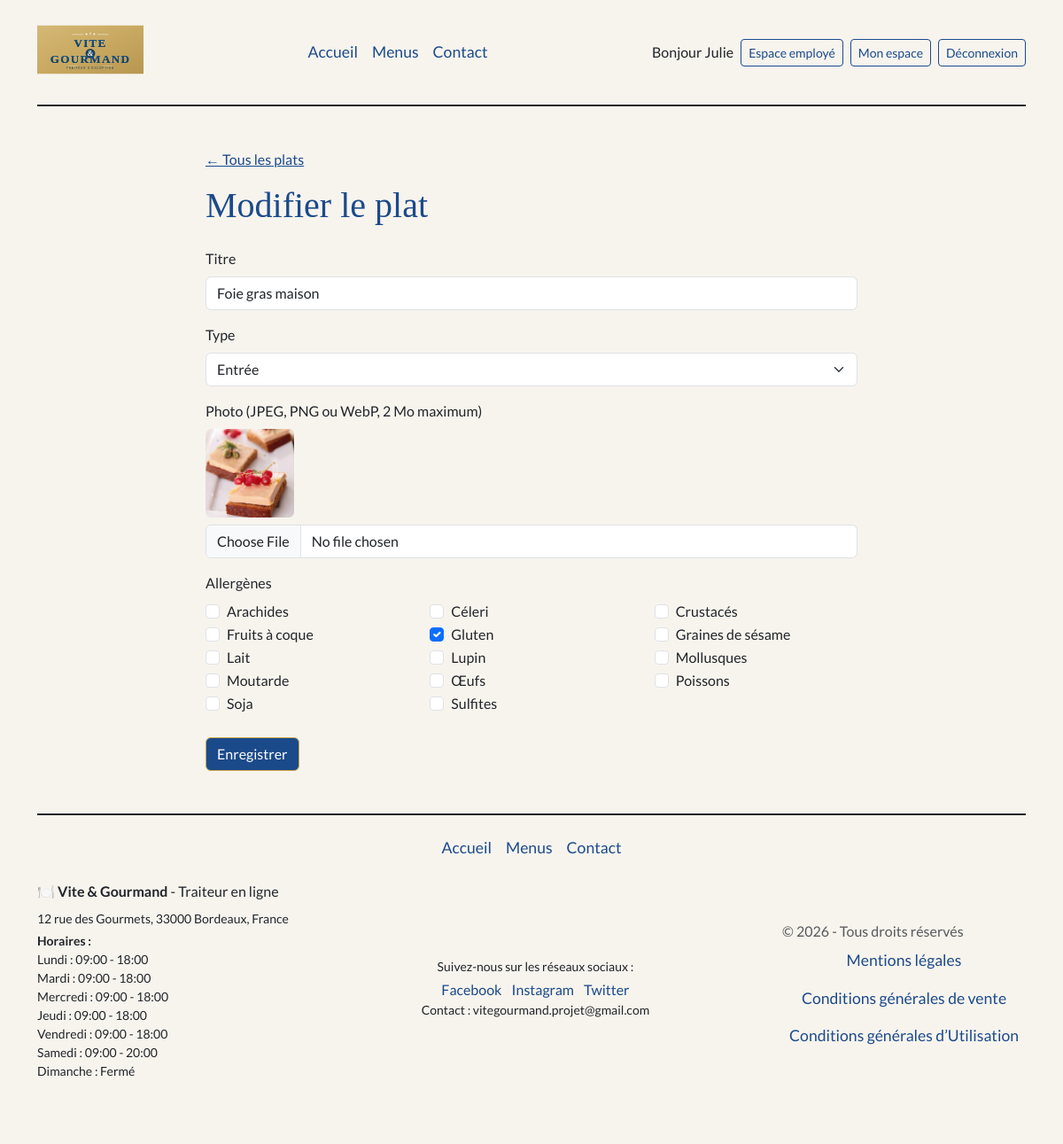
The page /index.php?controller=employe&action=plat&id=2 (signed in) on the database its author committed.
### tables this page shows
CREATE TABLE `plat` (
  `plat_id` INT NOT NULL AUTO_INCREMENT,
  `titre_plat` VARCHAR(100) NOT NULL,
  `photo` VARCHAR(255) NOT NULL,
  `type_plat` VARCHAR(20) NOT NULL,
  PRIMARY KEY (`plat_id`)
);

CREATE TABLE `allergene` (
  `allergene_id` INT NOT NULL AUTO_INCREMENT,
  `libelle` VARCHAR(50) NOT NULL,
  PRIMARY KEY (`allergene_id`)
);

CREATE TABLE `horaire` (
  `horaire_id` INT NOT NULL AUTO_INCREMENT,
  `jour` VARCHAR(10) NOT NULL,
  `heure_ouverture` TIME DEFAULT NULL,
  `heure_fermeture` TIME DEFAULT NULL,
  PRIMARY KEY (`horaire_id`)
);

### index.php (called while the page is built, shortened)
<?php
spl_autoload_register(function (string $class) {
    $file = __DIR__ . '/' . str_replace('\\', '/', $class) . '.php';
});
$controller = new Controller();
$controller->route();

### App/Db/Mysql.php (called while the page is built, shortened)
<?php
class Mysql
{
    private $db_name;
    private $db_user;
    private $db_password;
    private $db_port;
    private $db_host;
    private $pdo = null;
    private static $_instance = null;
    public static function getInstance():self
    {
        if (is_null(self::$_instance)) {
            self::$_instance = new Mysql();
        }
        return self::$_instance;
    }
    public function getPDO():\PDO
    {
        if (is_null($this->pdo)) {
            $this->pdo = new \PDO('mysql:dbname=' . $this->db_name . ';charset=utf8;host=' . $this->db_host.':'.$this->db_port, $this->db_user, $this->db_password);
        }
        return $this->pdo;
    }
}

### App/Repository/Repository.php (called while the page is built, shortened)
<?php
class Repository
{
    public function __construct()
    {
        $mysql = Mysql::getInstance();
        $this->pdo = $mysql->getPDO();
    }
}

### App/Repository/PlatRepository.php (called while the page is built, shortened)
<?php
class PlatRepository extends Repository
{
    public function findOneById(int $id): Plat|bool
    {
        $query = $this->pdo->prepare('SELECT * FROM plat WHERE plat_id = :id');
        $query->execute(['id' => $id]);
        $plat = $query->fetch($this->pdo::FETCH_ASSOC);
        return $plat ? Plat::createAndHydrate($plat) : false;
    }
    public function findAllergeneIds(int $platId): array
    {
        $query = $this->pdo->prepare('SELECT allergene_id FROM plat_allergene WHERE plat_id = :id');
        $query->execute(['id' => $platId]);
        return $query->fetchAll($this->pdo::FETCH_COLUMN);
    }
}

### App/Entity/Entity.php (called while the page is built, shortened)
<?php
class Entity
{
    public static function createAndHydrate(array $data): static
    {
        $entity = new static();
        $entity->hydrate($data);
        return $entity;
    }
    public function hydrate(array $data)
    {
        if (count($data) > 0) {
            foreach ($data as $key => $value) {
                $methodName = 'set' . StringTools::toPascalCase($key);
            }
        }
    }
}

### App/Tools/StringTools.php (called while the page is built, shortened)
<?php
class StringTools
{
    public static function toCamelCase(string $value, $pascalCase = false): string
    {
        $value = ucwords(str_replace(array('-', '_'), ' ', $value));
        $value = str_replace(' ', '', $value);
        if ($pascalCase === false) {
            return lcfirst($value);
        } else {
            return $value;
        }
    }
    public static function toPascalCase(string $value): string
    {
        return self::toCamelCase($value, true);
    }
}

### App/Entity/Plat.php (called while the page is built, shortened)
<?php
class Plat extends Entity
{
    protected ?int $plat_id = null;
    protected ?string $titre_plat = null;
    protected ?string $photo = null;
    protected ?string $type_plat = null;
    public function getPlatId(): ?int
    {
        return $this->plat_id;
    }
    public function setPlatId(?int $plat_id): self
    {
        $this->plat_id = $plat_id;
        return $this;
    }
    public function getTitrePlat(): ?string
    {
        return $this->titre_plat;
    }
    public function setTitrePlat(?string $titre_plat): self
    {
        $this->titre_plat = $titre_plat;
        return $this;
    }
    public function getPhoto(): ?string
    {
        return $this->photo;
    }
    public function setPhoto(?string $photo): self
    {
        $this->photo = $photo;
        return $this;
    }
    public function getTypePlat(): ?string
    {
        return $this->type_plat;
    }
    public function setTypePlat(?string $type_plat): self
    {
        $this->type_plat = $type_plat;
        return $this;
    }
}

### App/Repository/AllergeneRepository.php (called while the page is built, shortened)
<?php
class AllergeneRepository extends Repository
{
    public function findAll(): array
    {
        $query = $this->pdo->prepare('SELECT * FROM allergene ORDER BY libelle');
        $query->execute();
        $allergenes = [];
        foreach ($query->fetchAll($this->pdo::FETCH_ASSOC) as $allergene) {
            $allergenes[] = Allergene::createAndHydrate($allergene);
        }
        return $allergenes;
    }
}

### App/Entity/Allergene.php (called while the page is built, shortened)
<?php
class Allergene extends Entity
{
    protected ?int $allergene_id = null;
    protected ?string $libelle = null;
    public function getAllergeneId(): ?int
    {
        return $this->allergene_id;
    }
    public function setAllergeneId(?int $allergene_id): self
    {
        $this->allergene_id = $allergene_id;
        return $this;
    }
    public function getLibelle(): ?string
    {
        return $this->libelle;
    }
    public function setLibelle(?string $libelle): self
    {
        $this->libelle = $libelle;
        return $this;
    }
}

### App/Config/menu.php (called while the page is built)
<?php
return [
    ['label' => 'Accueil', 'controller' => 'page', 'action' => 'accueil'],
    ['label' => 'Menus', 'controller' => 'menu', 'action' => 'list'],
    ['label' => 'Contact', 'controller' => 'contact', 'action' => 'index'],
];

### App/Tools/NavigationTools.php (called while the page is built, shortened)
<?php
class NavigationTools
{
    public static function addActiveClass($controller, $action)
    {
        return '';
    }
}

### App/Entity/Horaire.php (called while the page is built, shortened)
<?php
class Horaire extends Entity
{
    protected ?string $jour = null;
    protected ?string $heure_ouverture = null;
    protected ?string $heure_fermeture = null;
    public function getJour(): ?string
    {
        return $this->jour;
    }
    public function setJour(?string $jour): self
    {
        $this->jour = $jour;
        return $this;
    }
    public function getHeureOuverture(): ?string
    {
        return $this->heure_ouverture;
    }
    public function setHeureOuverture(?string $heure_ouverture): self
    {
        $this->heure_ouverture = $heure_ouverture;
        return $this;
    }
    public function getHeureFermeture(): ?string
    {
        return $this->heure_fermeture;
    }
    public function setHeureFermeture(?string $heure_fermeture): self
    {
        $this->heure_fermeture = $heure_fermeture;
        return $this;
    }
}

### App/Repository/HoraireRepository.php (called while the page is built, shortened)
<?php
class HoraireRepository extends Repository
{
    public function findAll(): array
    {
        $query = $this->pdo->prepare('SELECT * FROM horaire ORDER BY horaire_id');
        $query->execute();
        $horaires = [];
        foreach ($query->fetchAll($this->pdo::FETCH_ASSOC) as $horaire) {
            $horaires[] = Horaire::createAndHydrate($horaire);
        }
        return $horaires;
    }
}

### templates/employe/plat_form.php (the view, shortened to what this page needs)
<?php require_once _ROOTPATH_ . '/templates/header.php';
?>
<div class="container my-5">
    <div class="row justify-content-center">
        <div class="col-12 col-lg-8">
            <a href="index.php?controller=employe&action=plats" class="d-inline-block mb-3">← Tous les plats</a>
            <h1 class="mb-4"><?= $plat->getPlatId() ? 'Modifier le plat' : 'Ajouter un plat' ?></h1>
            <form method="POST" enctype="multipart/form-data">
                <div class="mb-3">
                    <label for="titre_plat" class="form-label">Titre</label>
                    <input type="text" id="titre_plat" name="titre_plat" class="form-control" value="<?= htmlspecialchars($plat->getTitrePlat() ?? '') ?>" required>
                </div>
                <div class="mb-3">
                    <label for="type_plat" class="form-label">Type</label>
                    <select id="type_plat" name="type_plat" class="form-select" required>
                        <?php foreach (['entrée' => 'Entrée', 'plat' => 'Plat', 'dessert' => 'Dessert'] as $valeur => $libelle) { ?>
                            <option value="<?= $valeur ?>" <?= $plat->getTypePlat() === $valeur ? 'selected' : '' ?>><?= $libelle ?></option>
                        <?php } ?>
                    </select>
                </div>
                <div class="mb-3">
                    <label for="photo" class="form-label">Photo (JPEG, PNG ou WebP, 2 Mo maximum)</label>
                    <?php if ($plat->getPhoto()) { ?>
                        <div class="mb-2">
                            <img src="/public/assets/images/plats/<?= htmlspecialchars($plat->getPhoto()) ?>" alt="Photo actuelle" style="width: 100px; height: 100px; object-fit: cover;" class="rounded">
                        </div>
                    <?php } ?>
                    <input type="file" id="photo" name="photo" class="form-control" accept="image/jpeg,image/png,image/webp">
                </div>
                <fieldset class="mb-4">
                    <legend class="form-label fs-6">Allergènes</legend>
                    <div class="row">
                        <?php foreach ($allergenes as $allergene) {
                            $aid = $allergene->getAllergeneId();
                        ?>
                            <div class="col-6 col-md-4">
                                <div class="form-check">
                                    <input class="form-check-input" type="checkbox" name="allergenes[]" value="<?= $aid ?>" id="allergene_<?= $aid ?>" <?= in_array($aid, $allergenesCoches) ? 'checked' : '' ?>>
                                    <label class="form-check-label" for="allergene_<?= $aid ?>"><?= htmlspecialchars($allergene->getLibelle()) ?></label>
                                </div>
                            </div>
                        <?php } ?>
                    </div>
                </fieldset>
                <button type="submit" name="savePlat" class="btn btn-primary">Enregistrer</button>
            </form>
        </div>
    </div>
</div>
<?php require_once _ROOTPATH_ . '/templates/footer.php'; ?>

### templates/footer.php (shortened to what this page needs)
<?php
$mainMenu = require __DIR__ . '/../App/Config/menu.php';
?>
</main>
<div class="container">
    <footer class="d-flex flex-column align-items-center py-3 my-4 border-top border-dark border-2">
        <ul class="nav w-100 justify-content-center align-items-center list-unstyled mb-3">
            <?php foreach ($mainMenu as $item) {  ?>
                <li><a href="/index.php?controller=<?= $item['controller'] ?>&action=<?= $item['action'] ?> " class="nav-link px-2 <?= NavigationTools::addActiveClass($item['controller'], $item['action']) ?>"><?= $item['label'] ?></a></li>
            <?php } ?>
        </ul>
        <div class="w-100 d-flex flex-column flex-md-row justify-content-between align-items-center mb-3">
            <div class="mb-3 mb-md-0 text-center text-md-start">
                <p class="mb-2"> 🍽️ <strong>Vite & Gourmand</strong> - Traiteur en ligne</p>
                <p class=" mb-1 small">12 rue des Gourmets, 33000 Bordeaux, France</p>
                <p class="mb2 small">
                    <strong>Horaires :</strong><br>
                    <?php foreach ($horairesFooter ?? [] as $horaire) { ?>
                        <?= htmlspecialchars(ucfirst($horaire->getJour())) ?> :
                        <?php if ($horaire->getHeureOuverture()) { ?>
                            <?= substr($horaire->getHeureOuverture(), 0, 5) ?> - <?= substr($horaire->getHeureFermeture(), 0, 5) ?>
                        <?php } else { ?>
                            Fermé
                        <?php } ?>
                        <br>
                    <?php } ?>
                </p>
            </div>
            <div class="mb-3 mb-md-0 text-center">
                <p class="mb-1 small">Suivez-nous sur les réseaux sociaux :</p>
                <a href="#" class="text-decoration-none me-2">Facebook</a>
                <a href="#" class="text-decoration-none me-2">Instagram</a>
                <a href="#" class="text-decoration-none">Twitter</a>
                <p class="mb-0 small">Contact : vitegourmand.projet@gmail.com</p>
            </div>
            <div>
                <p class="mb-0 text-body-secondary">© <?= date('Y') ?> - Tous droits réservés </p>
                <ul class="nav flex-column align-items-center list-unstyled mb-0">
                    <li><a href="/index.php?controller=page&action=mentionsLegales" class="nav-link px-2 link-primary">Mentions légales</a></li>
                    <li><a href="/index.php?controller=page&action=cgv" class="nav-link px-2 link-primary">Conditions générales de vente</a></li>
                    <li><a href="/index.php?controller=page&action=cgu" class="nav-link px-2 link-primary">Conditions générales d’Utilisation</a></li>
                </ul>
            </div>
        </div>
    </footer>
</div>
</body>
</html>

### rows shown on the page
plat: titre_plat "Foie gras maison", type_plat "Entrée", photo (picture)
allergene: libelle "Arachides"
allergene: libelle "Céleri"
allergene: libelle "Crustacés"
allergene: libelle "Fruits à coque"
allergene: allergene_id "☑", libelle "Gluten"
allergene: libelle "Graines de sésame"
allergene: libelle "Lait"
allergene: libelle "Lupin"
allergene: libelle "Mollusques"
allergene: libelle "Moutarde"
allergene: libelle "Œufs"
allergene: libelle "Poissons"
allergene: libelle "Soja"
allergene: libelle "Sulfites"
horaire: jour "Lundi", heure_ouverture "09:00", heure_fermeture "18:00"
horaire: jour "Mardi", heure_ouverture "09:00", heure_fermeture "18:00"
horaire: jour "Mercredi", heure_ouverture "09:00", heure_fermeture "18:00"
horaire: jour "Jeudi", heure_ouverture "09:00", heure_fermeture "18:00"
horaire: jour "Vendredi", heure_ouverture "09:00", heure_fermeture "18:00"
horaire: jour "Samedi", heure_ouverture "09:00", heure_fermeture "20:00"
horaire: jour "Dimanche", shows "Fermé"

### other values the page prints
$item['label'] "Accueil"
$item['label'] "Menus"
$item['label'] "Contact"
$_SESSION['user']['prenom'] "Julie"
